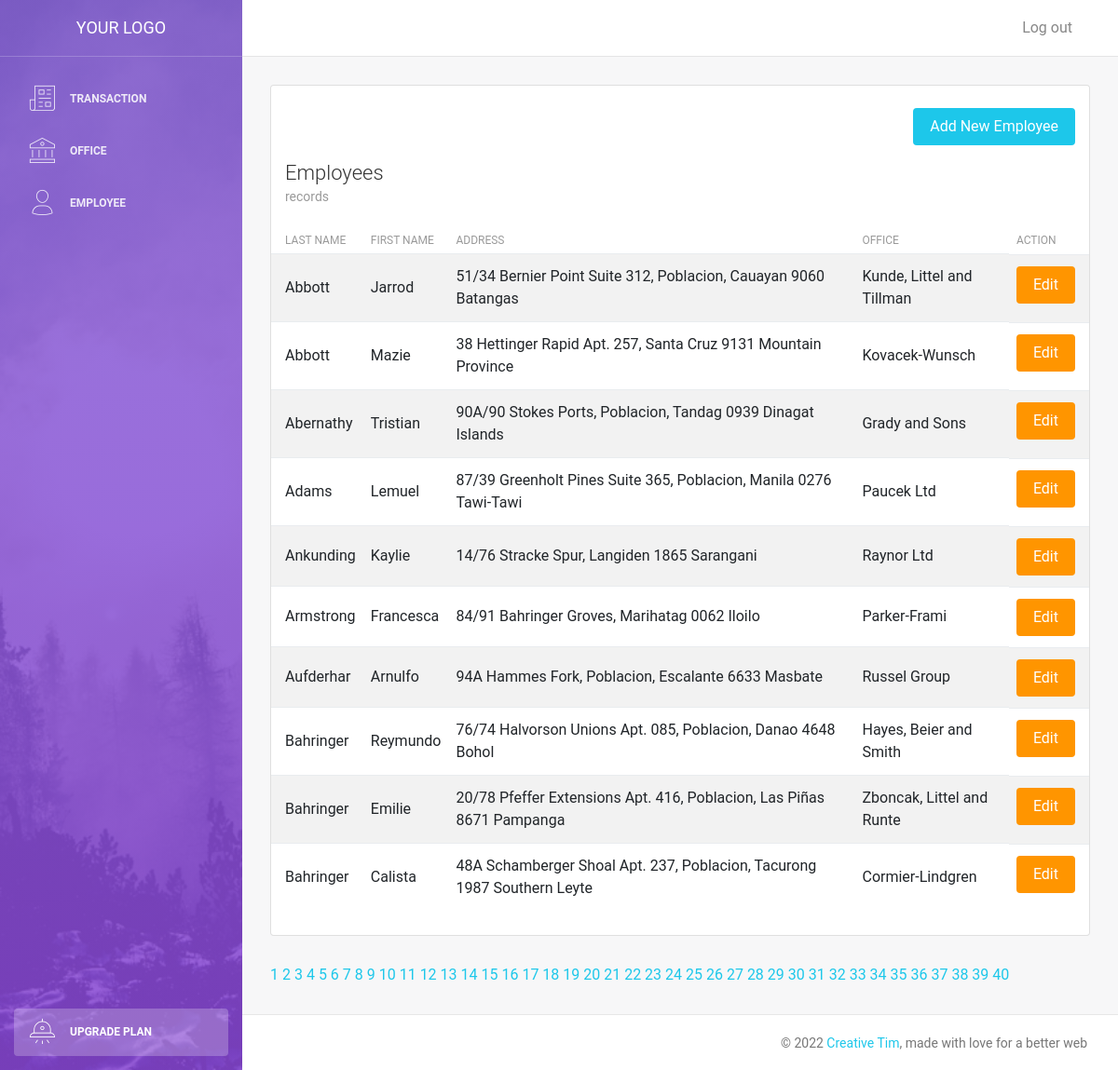
Page /employee.php on the committed database.
### tables this page shows
CREATE TABLE IF NOT EXISTS `employee` (
  `id` int NOT NULL AUTO_INCREMENT,
  `lastname` varchar(45) NOT NULL,
  `firstname` varchar(45) NOT NULL,
  `office_id` int NOT NULL,
  `address` varchar(100) DEFAULT NULL,
  PRIMARY KEY (`id`)
);

CREATE TABLE IF NOT EXISTS `office` (
  `id` int NOT NULL AUTO_INCREMENT,
  `name` varchar(45) NOT NULL,
  `contactnum` varchar(45) DEFAULT NULL,
  `email` varchar(45) DEFAULT NULL,
  `address` varchar(100) DEFAULT NULL,
  `city` varchar(45) DEFAULT NULL,
  `country` varchar(45) DEFAULT NULL,
  `postal` int DEFAULT NULL,
  PRIMARY KEY (`id`)
);

### employee.php (the view, shortened to what this page needs)
<!DOCTYPE html>
<html lang="en">
<head>
    <link rel="stylesheet" href="https://maxcdn.bootstrapcdn.com/font-awesome/latest/css/font-awesome.min.css" />
    <link href="assets/css/bootstrap.min.css" rel="stylesheet" />
    <link href="assets/css/light-bootstrap-dashboard.css?v=2.0.0 " rel="stylesheet" />
</head>
<?php
    require "config/db.php";
    $result_per_page = 10;
    $query01 = "SELECT * FROM employee";
    $resultRows = mysqli_query($conn, $query01);
    $number_of_results = mysqli_num_rows($resultRows);
    $number_of_page = ceil($number_of_results / $result_per_page);
    if(!isset($_GET['page'])){
        $page=1;
    }else{
        $page = $_GET['page'];
    }
    $page_first_result = ($page-1) * $result_per_page;
    $query = "SELECT
            a.id,
            a.lastname,
            a.firstname,
            a.address,
            b.name as 'office'
        FROM
            employee a,
            office b
        WHERE
            a.office_id = b.id
        ORDER BY a.lastname
        LIMIT $page_first_result, $result_per_page";
    $result = mysqli_query($conn, $query);
    $employee = mysqli_fetch_all($result, MYSQLI_ASSOC);
?>
<body>
    <div class="wrapper">
        <div class="sidebar" data-image="assets/img/sidebar-5.jpg">
            <div class="sidebar-wrapper">
                <?php include('includes/sidebar.php')?>
            </div>
        <div class="main-panel">
            <nav class="navbar navbar-expand-lg " color-on-scroll="500">
                <?php include('includes/navbar.php'); ?>
            </nav>
            <div class="content">
                <div class="row">
                    <div class="col-md-12">
                        <div class="container-fluid">
                            <div class="card strpied-tabled-with-hover">
                                <br/>
                                <div class="col-md-12">
                                    <a href="employee-add.php">
                                        <button type="submit" class="btn btn-info btn-fill pull-right">Add New Employee</button>
                                    </a>
                                </div>
                                <div class="card-header">
                                    <h4 class="card-title">Employees</h4>
                                    <p class="card-category">records</p>
                                </div>
                                <div class="card-body table-full-width table-responsive">
                                    <table class="table table-hover table-striped">
                                        <thead>
                                            <th>LAST NAME</th>
                                            <th>FIRST NAME</th>
                                            <th>ADDRESS</th>
                                            <th>OFFICE</th>
                                            <th>Action</th>
                                        </thead>
                                        <tbody>
                                            <?php foreach ($employee as $employees): ?>
                                                <tr>
                                                    <td><?php echo $employees['lastname'];?></td>
                                                    <td><?php echo $employees['firstname'];?></td>
                                                    <td><?php echo $employees['address'];?></td>
                                                    <td><?php echo $employees['office'];?></td>
                                                    <td>
                                                        <a href="employee-edit.php?id=<?php echo $employees['id']; ?>">
                                                            <button type="submit" class="btn btn-warning btn-fill pull-right">Edit</button>
                                                        </a>
                                                    </td>
                                                </tr>
                                            <?php endforeach ?>
                                        </tbody>
                                    </table>
                                </div>
                            </div>
                            <?php
                            for ($page=1;$page <= $number_of_page; $page++){
                                echo "<a href=\"employee.php?page=$page\"> $page</a>";
                            }
                            ?>
                        </div>
                    </div>
                </div>
            </div>
            <footer class="footer">
                <div class="container-fluid">
                    <nav>
                        <p class="copyright text-center">
                            ©
                            <a href="http://www.creative-tim.com">Creative Tim</a>, made with love for a better web
                        </p>
                    </nav>
                </div>
            </footer>
        </div>
    </div>
</body>
</html>

### includes/sidebar.php
<div class="logo">
    <a href="javascript:;" class="simple-text">
      Your Logo
    </a>
</div>
<ul class="nav">
    <li>
        <a class="nav-link" href="transactions.php">
            <i class="nc-icon nc-paper-2"></i>
            <p>TRANSACTION</p>
        </a>
    </li>
    <li>
        <a class="nav-link" href="office.php">
            <i class="nc-icon nc-bank"></i>
            <p>OFFICE</p>
        </a>
    </li>
    <li>
        <a class="nav-link" href="employee.php">
            <i class="nc-icon nc-single-02"></i>
            <p>EMPLOYEE</p>
        </a>
    </li>
    <li class="nav-item active active-pro">
        <a class="nav-link active" href="javascript:;">
            <i class="nc-icon nc-alien-33"></i>
            <p>Upgrade plan</p>
        </a>
    </li>
</ul>
</div>

### includes/navbar.php (shortened to what this page needs)
<div class="container-fluid">
    <div class="collapse navbar-collapse justify-content-end" id="navigation">
        <ul class="navbar-nav ml-auto">
            <li class="nav-item">
                <a class="nav-link" href="#pablo">
                    <span class="no-icon">Log out</span>
                </a>
            </li>
        </ul>
    </div>
</div>

### rows in the picture
employee: lastname "Abbott", firstname "Jarrod", address "51/34 Bernier Point Suite 312, Poblacion, Cauayan 9060 Batangas", office.name "Kunde, Littel and Tillman"
employee: lastname "Abbott", firstname "Mazie", address "38 Hettinger Rapid Apt. 257, Santa Cruz 9131 Mountain Province", office.name "Kovacek-Wunsch"
employee: lastname "Abernathy", firstname "Tristian", address "90A/90 Stokes Ports, Poblacion, Tandag 0939 Dinagat Islands", office.name "Grady and Sons"
employee: lastname "Adams", firstname "Lemuel", address "87/39 Greenholt Pines Suite 365, Poblacion, Manila 0276 Tawi-Tawi", office.name "Paucek Ltd"
employee: lastname "Ankunding", firstname "Kaylie", address "14/76 Stracke Spur, Langiden 1865 Sarangani", office.name "Raynor Ltd"
employee: lastname "Armstrong", firstname "Francesca", address "84/91 Bahringer Groves, Marihatag 0062 Iloilo", office.name "Parker-Frami"
employee: lastname "Aufderhar", firstname "Arnulfo", address "94A Hammes Fork, Poblacion, Escalante 6633 Masbate", office.name "Russel Group"
employee: lastname "Bahringer", firstname "Reymundo", address "76/74 Halvorson Unions Apt. 085, Poblacion, Danao 4648 Bohol", office.name "Hayes, Beier and Smith"
employee: lastname "Bahringer", firstname "Emilie", address "20/78 Pfeffer Extensions Apt. 416, Poblacion, Las Piñas 8671 Pampanga", office.name "Zboncak, Littel and Runte"
employee: lastname "Bahringer", firstname "Calista", address "48A Schamberger Shoal Apt. 237, Poblacion, Tacurong 1987 Southern Leyte", office.name "Cormier-Lindgren"
